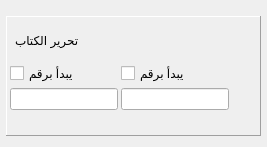
  <widget class="QDockWidget" name="dockWidget_fahras">
   <property name="maximumSize">
    <size>
     <width>524287</width>
     <height>524287</height>
    </size>
   </property>
   <property name="sizeIncrement">
    <size>
     <width>1</width>
     <height>1</height>
    </size>
   </property>
   <property name="baseSize">
    <size>
     <width>1</width>
     <height>1</height>
    </size>
   </property>
   <property name="styleSheet">
    <string notr="true"/>
   </property>
   <property name="windowTitle">
    <string>فهرسة الكتاب</string>
   </property>
   <attribute name="dockWidgetArea">
    <number>2</number>
   </attribute>
   <widget class="QWidget" name="dockWidgetContents">
    <layout class="QVBoxLayout" name="verticalLayout_6">
     <property name="spacing">
      <number>9</number>
     </property>
     <property name="margin">
      <number>6</number>
     </property>
     <item>
      <widget class="QFrame" name="frameEdit">
       <property name="minimumSize">
        <size>
         <width>0</width>
         <height>120</height>
        </size>
       </property>
       <property name="maximumSize">
        <size>
         <width>16777215</width>
         <height>100</height>
        </size>
       </property>
       <property name="frameShape">
        <enum>QFrame::Panel</enum>
       </property>
       <property name="frameShadow">
        <enum>QFrame::Raised</enum>
       </property>
       <layout class="QVBoxLayout" name="verticalLayout_3">
        <property name="spacing">
         <number>3</number>
        </property>
        <property name="leftMargin">
         <number>3</number>
        </property>
        <property name="topMargin">
         <number>3</number>
        </property>
        <property name="rightMargin">
         <number>3</number>
        </property>
        <property name="bottomMargin">
         <number>6</number>
        </property>
        <item>
         <layout class="QHBoxLayout" name="horizontalLayout_2">
          <property name="leftMargin">
           <number>5</number>
          </property>
          <property name="topMargin">
           <number>2</number>
          </property>
          <property name="bottomMargin">
           <number>2</number>
          </property>
          <item>
           <widget class="QLabel" name="label_4">
            <property name="layoutDirection">
             <enum>Qt::LeftToRight</enum>
            </property>
            <property name="text">
             <string>تحرير الكتاب</string>
            </property>
            <property name="alignment">
             <set>Qt::AlignRight|Qt::AlignTrailing|Qt::AlignVCenter</set>
            </property>
           </widget>
          </item>
          <item>
           <widget class="QPushButton" name="pushButtonEditClose">
            <property name="minimumSize">
             <size>
              <width>0</width>
              <height>0</height>
             </size>
            </property>
            <property name="maximumSize">
             <size>
              <width>18</width>
              <height>18</height>
             </size>
            </property>
            <property name="sizeIncrement">
             <size>
              <width>25</width>
              <height>25</height>
             </size>
            </property>
            <property name="baseSize">
             <size>
              <width>25</width>
              <height>25</height>
             </size>
            </property>
            <property name="toolTip">
             <string>غلق نافذة التحرير</string>
            </property>
            <property name="text">
             <string/>
            </property>
            <property name="icon">
             <iconset>
              <normaloff>:/images/image/btnfolder.png</normaloff>:/images/image/btnfolder.png</iconset>
            </property>
            <property name="iconSize">
             <size>
              <width>22</width>
              <height>22</height>
             </size>
            </property>
            <property name="default">
             <bool>false</bool>
            </property>
            <property name="flat">
             <bool>true</bool>
            </property>
           </widget>
          </item>
         </layout>
        </item>
        <item>
         <layout class="QGridLayout" name="gridLayout_3">
          <item row="0" column="0">
           <widget class="QCheckBox" name="checkBoxNumber">
            <property name="whatsThis">
             <string>&lt;!DOCTYPE HTML PUBLIC &quot;-//W3C//DTD HTML 4.0//EN&quot; &quot;http://www.w3.org/TR/REC-html40/strict.dtd&quot;&gt;
&lt;html&gt;&lt;head&gt;&lt;meta name=&quot;qrichtext&quot; content=&quot;1&quot; /&gt;&lt;style type=&quot;text/css&quot;&gt;
p, li { white-space: pre-wrap; }
&lt;/style&gt;&lt;/head&gt;&lt;body style=&quot; font-family:'Microsoft Sans Serif'; font-size:9pt; font-weight:400; font-style:normal;&quot;&gt;
&lt;table style=&quot;-qt-table-type: root; margin-top:4px; margin-bottom:4px; margin-left:4px; margin-right:4px;&quot;&gt;
&lt;tr&gt;
&lt;td style=&quot;border: none;&quot;&gt;
&lt;p align=&quot;right&quot; style=&quot; margin-top:0px; margin-bottom:0px; margin-left:0px; margin-right:0px; -qt-block-indent:0; text-indent:0px;&quot;&gt;عند تعليم هذا الخيار سيتم البحث عن كل عنوان يبدأ برقم ثم النص المدخل في مربع النص&lt;/p&gt;
&lt;p align=&quot;right&quot; style=&quot; margin-top:0px; margin-bottom:0px; margin-left:0px; margin-right:0px; -qt-block-indent:0; text-indent:0px;&quot;&gt;اذا ترك مربع النص فارغا فسيتم البحث عن العناوين التي تبدأ برقم فقط&lt;/p&gt;
&lt;p align=&quot;right&quot; style=&quot; margin-top:0px; margin-bottom:0px; margin-left:0px; margin-right:0px; -qt-block-indent:0; text-indent:0px;&quot;&gt;ثم توضع في المستوى الاول&lt;/p&gt;&lt;/td&gt;&lt;/tr&gt;&lt;/table&gt;&lt;/body&gt;&lt;/html&gt;</string>
            </property>
            <property name="text">
             <string>يبدأ برقم</string>
            </property>
           </widget>
          </item>
          <item row="0" column="1">
           <widget class="QCheckBox" name="checkBoxNumber2">
            <property name="whatsThis">
             <string>&lt;!DOCTYPE HTML PUBLIC &quot;-//W3C//DTD HTML 4.0//EN&quot; &quot;http://www.w3.org/TR/REC-html40/strict.dtd&quot;&gt;
&lt;html&gt;&lt;head&gt;&lt;meta name=&quot;qrichtext&quot; content=&quot;1&quot; /&gt;&lt;style type=&quot;text/css&quot;&gt;
p, li { white-space: pre-wrap; }
&lt;/style&gt;&lt;/head&gt;&lt;body style=&quot; font-family:'Microsoft Sans Serif'; font-size:9pt; font-weight:400; font-style:normal;&quot;&gt;
&lt;table style=&quot;-qt-table-type: root; margin-top:4px; margin-bottom:4px; margin-left:4px; margin-right:4px;&quot;&gt;
&lt;tr&gt;
&lt;td style=&quot;border: none;&quot;&gt;
&lt;p align=&quot;right&quot; style=&quot; margin-top:0px; margin-bottom:0px; margin-left:0px; margin-right:0px; -qt-block-indent:0; text-indent:0px;&quot;&gt;عند تعليم هذا الخيار سيتم البحث عن كل عنوان يبدأ برقم ثم النص المدخل في مربع النص&lt;/p&gt;
&lt;p align=&quot;right&quot; style=&quot; margin-top:0px; margin-bottom:0px; margin-left:0px; margin-right:0px; -qt-block-indent:0; text-indent:0px;&quot;&gt;اذا ترك مربع النص فارغا فسيتم البحث عن العناوين التي تبدأ برقم فقط&lt;/p&gt;
&lt;p align=&quot;right&quot; style=&quot; margin-top:0px; margin-bottom:0px; margin-left:0px; margin-right:0px; -qt-block-indent:0; text-indent:0px;&quot;&gt;ثم توضع في المستوى الثاني&lt;/p&gt;&lt;/td&gt;&lt;/tr&gt;&lt;/table&gt;&lt;/body&gt;&lt;/html&gt;</string>
            </property>
            <property name="text">
             <string>يبدأ برقم</string>
            </property>
           </widget>
          </item>
          <item row="1" column="0">
           <widget class="QLineEdit" name="lineEditNiveau1">
            <property name="toolTip">
             <string>نص المستوى الاول</string>
            </property>
            <property name="whatsThis">
             <string>&lt;!DOCTYPE HTML PUBLIC &quot;-//W3C//DTD HTML 4.0//EN&quot; &quot;http://www.w3.org/TR/REC-html40/strict.dtd&quot;&gt;
&lt;html&gt;&lt;head&gt;&lt;meta name=&quot;qrichtext&quot; content=&quot;1&quot; /&gt;&lt;style type=&quot;text/css&quot;&gt;
p, li { white-space: pre-wrap; }
&lt;/style&gt;&lt;/head&gt;&lt;body style=&quot; font-family:'Microsoft Sans Serif'; font-size:9pt; font-weight:400; font-style:normal;&quot;&gt;
&lt;table style=&quot;-qt-table-type: root; margin-top:4px; margin-bottom:4px; margin-left:4px; margin-right:4px;&quot;&gt;
&lt;tr&gt;
&lt;td style=&quot;border: none;&quot;&gt;
&lt;p align=&quot;right&quot; style=&quot; margin-top:0px; margin-bottom:0px; margin-left:0px; margin-right:0px; -qt-block-indent:0; text-indent:0px;&quot;&gt;هنا يوضع النص الذي يتم البحث عنه في العناوين على المستوى الاول&lt;/p&gt;
&lt;p align=&quot;right&quot; style=&quot; margin-top:0px; margin-bottom:0px; margin-left:0px; margin-right:0px; -qt-block-indent:0; text-indent:0px;&quot;&gt;هذا الخيار اجباري في حالة عدم تعيين خيار البداية برقم&lt;/p&gt;&lt;/td&gt;&lt;/tr&gt;&lt;/table&gt;&lt;/body&gt;&lt;/html&gt;</string>
            </property>
           </widget>
          </item>
          <item row="1" column="1">
           <widget class="QLineEdit" name="lineEditNiveau2">
            <property name="toolTip">
             <string>نص المستوى الثاني</string>
            </property>
            <property name="whatsThis">
             <string>&lt;!DOCTYPE HTML PUBLIC &quot;-//W3C//DTD HTML 4.0//EN&quot; &quot;http://www.w3.org/TR/REC-html40/strict.dtd&quot;&gt;
&lt;html&gt;&lt;head&gt;&lt;meta name=&quot;qrichtext&quot; content=&quot;1&quot; /&gt;&lt;style type=&quot;text/css&quot;&gt;
p, li { white-space: pre-wrap; }
&lt;/style&gt;&lt;/head&gt;&lt;body style=&quot; font-family:'Microsoft Sans Serif'; font-size:9pt; font-weight:400; font-style:normal;&quot;&gt;
&lt;table style=&quot;-qt-table-type: root; margin-top:4px; margin-bottom:4px; margin-left:4px; margin-right:4px;&quot;&gt;
&lt;tr&gt;
&lt;td style=&quot;border: none;&quot;&gt;
&lt;p align=&quot;right&quot; style=&quot; margin-top:0px; margin-bottom:0px; margin-left:0px; margin-right:0px; -qt-block-indent:0; text-indent:0px;&quot;&gt;هنا يوضع النص الذي يتم البحث عنه في العناوين على المستوى الثاني&lt;/p&gt;
&lt;p align=&quot;right&quot; style=&quot;-qt-paragraph-type:empty; margin-top:0px; margin-bottom:0px; margin-left:0px; margin-right:0px; -qt-block-indent:0; text-indent:0px;&quot;&gt;&lt;/p&gt;&lt;/td&gt;&lt;/tr&gt;&lt;/table&gt;&lt;/body&gt;&lt;/html&gt;</string>
            </property>
           </widget>
          </item>
          <item row="1" column="2">
           <widget class="QPushButton" name="btnGoFindFah">
            <property name="minimumSize">
             <size>
              <width>25</width>
              <height>25</height>
             </size>
            </property>
            <property name="maximumSize">
             <size>
              <width>25</width>
              <height>25</height>
             </size>
            </property>
            <property name="sizeIncrement">
             <size>
              <width>25</width>
              <height>25</height>
             </size>
            </property>
            <property name="baseSize">
             <size>
              <width>25</width>
              <height>25</height>
             </size>
            </property>
            <property name="toolTip">
             <string>تنفيذ البحث عن فهارس للكتاب</string>
            </property>
            <property name="whatsThis">
             <string>تنفيذ عملية البحث عن العناوين</string>
            </property>
            <property name="styleSheet">
             <string notr="true"> QPushButton:hover  {
     border: 1px solid #8f8f91;
     border-radius: 5px;
 }
</string>
            </property>
            <property name="text">
             <string/>
            </property>
            <property name="icon">
             <iconset>
              <normaloff>:/images/image/arrow-left.png</normaloff>:/images/image/arrow-left.png</iconset>
            </property>
            <property name="iconSize">
             <size>
              <width>22</width>
              <height>22</height>
             </size>
            </property>
            <property name="default">
             <bool>false</bool>
            </property>
            <property name="flat">
             <bool>true</bool>
            </property>
           </widget>
          </item>
         </layout>
        </item>
        <item>
         <layout class="QHBoxLayout" name="horizontalLayout_5">
          <property name="spacing">
           <number>3</number>
          </property>
          <property name="margin">
           <number>3</number>
          </property>
         </layout>
        </item>
       </layout>
      </widget>
     </item>
     <item>
      <layout class="QHBoxLayout" name="horizontalLayoutFahras">
       <property name="spacing">
        <number>3</number>
       </property>
       <property name="margin">
        <number>3</number>
       </property>
      </layout>
     </item>
     <item>
      <widget class="QStackedWidget" name="stackedWidget">
       <property name="currentIndex">
        <number>0</number>
       </property>
       <widget class="QWidget" name="pageIntro"/>
      </widget>
     </item>
    </layout>
   </widget>
  </widget>
